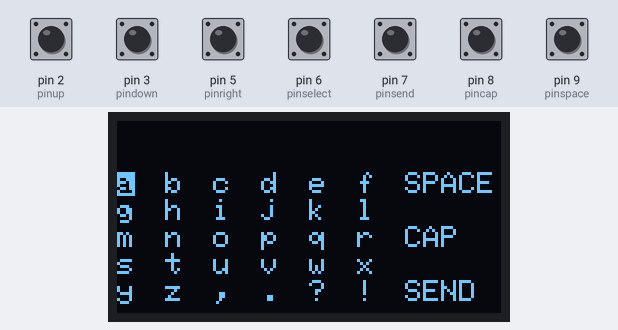
Recording of a sketch running on a simulated Arduino Uno, built with avr-gcc and run on an emulated ATmega328P. Parts: 128×64 one-colour display. The test bench sets the inputs (shaded band); at power-on: pin 2 (pinup), pin 3 (pindown), pin 5 (pinright), pin 6 (pinselect), pin 7 (pinsend), pin 8 (pincap), pin 9 (pinspace) HIGH. The display library's start-up logo is not drawn; what the sketch prints to the serial monitor is not drawn.

Above: at 1.2 s.
1.3 s: pin 6 (pinselect) pulled LOW for 1 s
At 2.6 s:
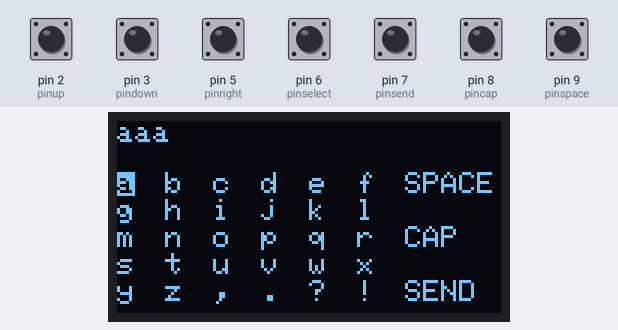
3.8 s: pin 7 (pinsend) pulled LOW for 0.15 s
At 4.14 s:
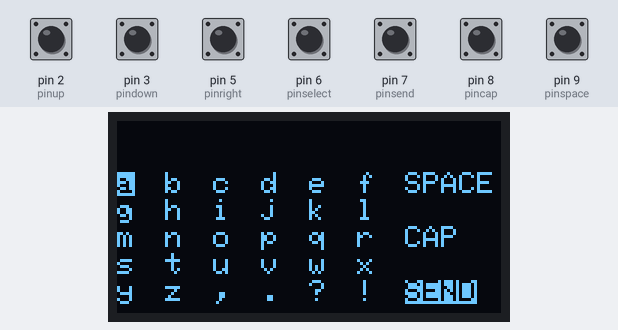
5.6 s: pin 9 (pinspace) pulled LOW for 1 s
At 7.5 s:
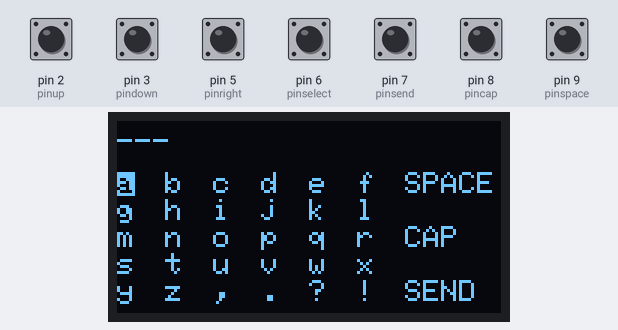
8.1 s: pin 6 (pinselect) pulled LOW for 0.15 s
9.9 s: pin 3 (pindown) pulled LOW for 0.15 s
At 10.6 s:
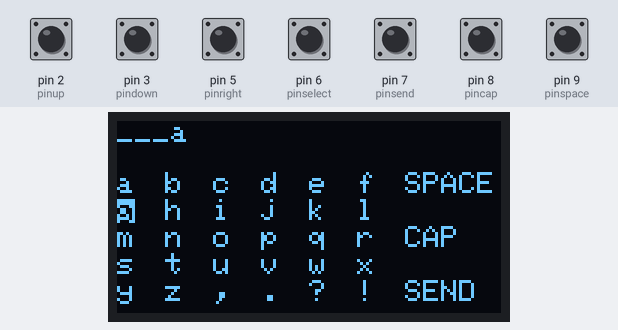
11.7 s: pin 5 (pinright) pulled LOW for 0.15 s
At 13.3 s:
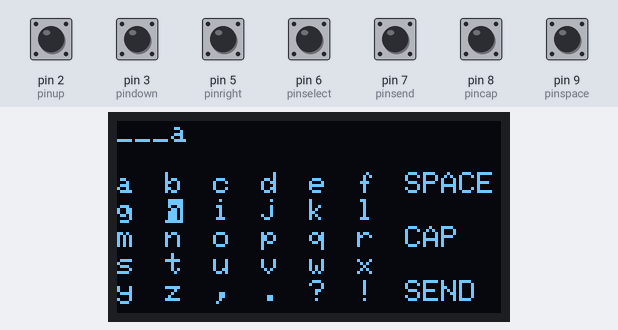
Timing chart, 0 to 14.5 s (numbered marks = the images above; inputs shaded):
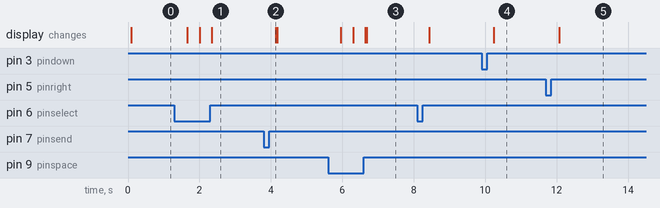

Measured:
- after the input at 1.3 s, the display: first changes after 0.36 s (image 1 shows a later state)
- after the input at 3.8 s, the display: changes after 0.34 s (image 2)
- after the input at 5.6 s, the display: first changes after 0.36 s (image 3 shows a later state)
- after the input at 9.9 s, the display: changes after 0.33 s (image 4)
- after the input at 11.7 s, the display: changes after 0.37 s (image 5)

The sketch:

Send_code_for_textingv2.ino
```cpp
#include <SoftwareSerial.h>
#include <SPI.h>
#include <Wire.h>
#include <Adafruit_GFX.h>
#include <Adafruit_SSD1306.h>

#define OLED_RESET 4
Adafruit_SSD1306 display(OLED_RESET);

#define NUMFLAKES 10
#define XPOS 0
#define YPOS 1
#define DELTAY 2

const byte HC12RxdPin = 12;                  // Recieve Pin on HC12
const byte HC12TxdPin = 13;                  // Transmit Pin on HC12
SoftwareSerial HC12(HC12TxdPin,HC12RxdPin); // Create Software Serial Port

//chars for use
char chars[58] = "abcdefghijklmnopqrstuvwxyzABCDEFGHIJKLMNOPQRSTUVWXYZ,.?!";
// Pins for use and thier use
int pinup = 2;
int pindown = 3;
int pinleft = 4;
int pinright = 5;
int pinselect = 6;
int pinsend = 7;
int pincap = 8;
int pinspace = 9;
int pinswitch = 10;
//the X Y Axies
int x = 0;
int y = 0;
//calling out message as a string
String message;
//ints to make the letters stand out
int a,b,c,d,e,f,g,h,I,j,k,l,m,n,o,p,q,r,s,t,u,v,w,X,Y,z,comma,period,question,exc,space,cap,snd;
//int for the switch button
int i = 1;


void setup() {
  Serial.begin(9600);
  HC12.begin(9600);
  digitalWrite(pinup, HIGH);
  digitalWrite(pindown, HIGH);
  digitalWrite(pinleft, HIGH);
  digitalWrite(pinright, HIGH);
  digitalWrite(pinselect, HIGH);
  digitalWrite(pinsend, HIGH);
  digitalWrite(pincap, HIGH);
  digitalWrite(pinspace,HIGH);
  digitalWrite(pinswitch,HIGH);
  message = String("");
  display.begin(SSD1306_SWITCHCAPVCC, 0x3C);  // initialize with the I2C addr 0x3D (for the 128x64)
  display.display();
  display.clearDisplay();
}
void loop(){

//Button callout
 int buttonup = digitalRead(pinup);
 int buttondown = digitalRead(pindown);
 int buttonleft = digitalRead(pinleft);
 int buttonright = digitalRead(pinright);
 int buttonselect = digitalRead(pinselect);
 int buttonsend = digitalRead(pinsend);
 int buttoncap = digitalRead(pincap);
 int buttonspace = digitalRead(pinspace);
/////////////////////////////////////////////////////////////////////////////////
//Char variables
 int charnum;
 int capchar = 0;
/////////////////////////////////////////////////////////////////////////////////
//CAP button callout
 if(buttoncap == LOW){
  capchar = 26;
  cap = BLACK;
 }
 else{
  capchar = 0;
  cap = WHITE;
 }
/////////////////////////////////////////////////////////////////////////////////
//The XY button controllers
 if(buttonup == LOW){
  y--;
   if(y < 0){
     y++;
    }
  //Serial.print("x=");
  //Serial.println(x);
  delay(300);
 }
  if(buttondown == LOW){
  y++;
  if(y > 4){
    y--;
  }
  //Serial.print("x=");
  //Serial.println(x);
  delay(300);
 }
  if(buttonright == LOW){
  x++;
  if(x > 5){
    x--;
  }
  //Serial.print("y=");
  //Serial.println(y);
  delay(300);
 }
  if(buttonleft == LOW){
  x--;
  if(x < 0){
    x++;
  }
  //Serial.print("y=");
  //Serial.println();
  delay(300);
 }

/////////////////////////////////////////////////////////////////////////////////
//All the configs for each char
 if((y == 0) && (x == 0)){
  charnum = 0 + capchar;
  a = BLACK;
 }
 else{
  a = WHITE;
 }
  if((y == 0) && (x == 1)){
  charnum = 1 + capchar;
  b = BLACK;
 }
 else{
  b = WHITE;
 }
  if((y == 0) && (x == 2)){
  charnum = 2 + capchar;
  c = BLACK;
 }
 else{
  c = WHITE;
 }
  if((y == 0) && (x == 3)){
  charnum = 3 + capchar;
  d = BLACK;
 }
 else{
  d = WHITE;
 }
  if((y == 0) && (x == 4)){
  charnum = 4 + capchar;
  e = BLACK;
 }
 else{
  e = WHITE;
 }
  if((y == 0) && (x == 5)){
  charnum = 5 + capchar;
  f = BLACK;
 }
 else{
  f = WHITE;
 }
  if((x == 0) && (y == 1)){
  charnum = 6 + capchar;
  g = BLACK;
 }
 else{
  g = WHITE;
 }
  if((x == 1) && (y == 1)){
  charnum = 7 + capchar;
  h = BLACK;
 }
 else{
  h = WHITE;
 }
  if((x == 2) && (y == 1)){
  charnum = 8 + capchar;
  I = BLACK;
 }
 else{
  I = WHITE;
 }
  if((x == 3) && (y == 1)){
  charnum = 9 + capchar;
  j = BLACK;
 }
 else{
  j = WHITE;
 }
  if((x == 4) && (y == 1)){
  charnum = 10 + capchar;
  k = BLACK;
 }
 else{
  k = WHITE;
 }
  if((x == 5) && (y == 1)){
  charnum = 11 + capchar;
  l = BLACK;
 }
 else{
  l = WHITE;
 }
  if((x == 0) && (y == 2)){
  charnum = 12 + capchar;
  m = BLACK;
 }
 else{
  m = WHITE;
 }
  if((x == 1) && (y == 2)){
  charnum = 13 + capchar;
  n = BLACK;
 }
 else{
  n = WHITE;
 }
  if((x == 2) && (y == 2)){
  charnum = 14 + capchar;
  o = BLACK;
 }
 else{
  o = WHITE;
 }
  if((x == 3) && (y == 2)){
  charnum = 15 + capchar;
  p = BLACK;
 }
 else{
  p = WHITE;
 }

  if((x == 4) && (y == 2)){
  charnum = 16 + capchar;
  q = BLACK;
 }
 else{
  q = WHITE;
 }

  if((x == 5) && (y == 2)){
  charnum = 17 + capchar;
  r = BLACK;
 }
 else{
  r = WHITE;
 }

  if((x == 0) && (y == 3)){
  charnum = 18 + capchar;
  s = BLACK;
 }
 else{
  s = WHITE;
 }

  if((x == 1) && (y == 3)){
  charnum = 19 + capchar;
  t = BLACK;
 }
 else{
  t = WHITE;
 }

  if((x == 2) && (y == 3)){
  charnum = 20 + capchar;
  u = BLACK;
 }
 else{
  u = WHITE;
 }

  if((x == 3) && (y == 3)){
  charnum = 21 + capchar;
  v = BLACK;
 }
 else{
  v = WHITE;
 }

  if((x == 4) && (y == 3)){
  charnum = 22 + capchar;
  w = BLACK;
 }
 else{
  w = WHITE;
 }

  if((x == 5) && (y == 3)){
  charnum = 23 + capchar;
  X = BLACK;
 }
 else{
  X = WHITE;
 }

  if((x == 0) && (y == 4)){
  charnum = 24 + capchar;
  Y = BLACK;
 }
 else{
  Y = WHITE;
 }
  if((x == 1) && (y == 4)){
  charnum = 25 + capchar;
  z = BLACK;
 }
 else{
  z = WHITE;
 }

  if((x == 2) && (y == 4)){
  charnum = 52 + capchar;
  comma = BLACK;
 }
 else{
  comma = WHITE;
 }

  if((x == 3) && (y == 4)){
  charnum = 53;
  period = BLACK;
 }
 else{
  period = WHITE;
 }

  if((x == 4) && (y == 4)){
  charnum = 54;
  question = BLACK;
 }
 else{
  question = WHITE;
 }

  if((x == 5) && (y == 4)){
  charnum = 55;
  exc = BLACK;
 }
 else{
  exc = WHITE;
 }

/////////////////////////////////////////////////////////////////////////////////
//SPACE button callout
 if(buttonspace == LOW){
  message += '_';
  space = BLACK;
  delay(300);
 }
 else{
  space = WHITE;
 }

/////////////////////////////////////////////////////////////////////////////////
//Adding all the chars together to make a message
if(buttonselect == LOW){
    Serial.print("your message: ");
    Serial.print(message += chars[charnum]);
    display.setTextSize(1);
    display.setTextColor(WHITE);
    display.setCursor(0,0);
    display.print(message);
    Serial.print(" ");
    Serial.print("x=");
    Serial.print(x);
    Serial.print("y=");
    Serial.println(y);
    delay(300);
  }
/////////////////////////////////////////////////////////////////////////////////

/////////////////////////////////////////////////////////////////////////////////
//Final step in sending the message and reseting the message back to nothing(space)
  if(buttonsend == LOW){
    Serial.print("message sent: ");
    Serial.println(message);
    message = String("");
    snd = BLACK;
    delay(300);
  }
  else{
    snd = WHITE;
  }

  display.setTextSize(1);
  display.setTextColor(space,WHITE);
  display.setCursor(96,17);
  display.println("SPACE");
  display.setTextSize(1);
  display.setTextColor(cap,WHITE);
  display.setCursor(96,35);
  display.println("CAP");
  display.setTextSize(1);
  display.setTextColor(snd,WHITE);
  display.setCursor(96,53);
  display.println("SEND");
  display.setTextColor(a,WHITE);
  display.setCursor(0,17);
  display.println("a");
  display.setTextColor(b,WHITE);
  display.setCursor(16,17);
  display.println("b");
  display.setTextColor(c,WHITE);
  display.setCursor(32,17);
  display.println("c");
  display.setTextColor(d,WHITE);
  display.setCursor(48,17);
  display.println("d");
  display.setTextColor(e,WHITE);
  display.setCursor(64,17);
  display.println("e");
  display.setTextColor(f,WHITE);
  display.setCursor(80,17);
  display.println("f");
  display.setTextColor(g,WHITE);
  display.setCursor(0,26);
  display.println("g");
  display.setTextColor(h,WHITE);
  display.setCursor(16,26);
  display.println("h");
  display.setTextColor(I,WHITE);
  display.setCursor(32,26);
  display.println("i");
  display.setTextColor(j,WHITE);
  display.setCursor(48,26);
  display.println("j");
  display.setTextColor(k,WHITE);
  display.setCursor(64,26);
  display.println("k");
  display.setTextColor(l,WHITE);
  display.setCursor(80,26);
  display.println("l");
  display.setTextColor(m,WHITE);
  display.setCursor(0,35);
  display.println("m");
  display.setTextColor(n,WHITE);
  display.setCursor(16,35);
  display.println("n");
  display.setTextColor(o,WHITE);
  display.setCursor(32,35);
  display.println("o");
  display.setTextColor(p,WHITE);
  display.setCursor(48,35);
  display.println("p");
  display.setTextColor(q,WHITE);
  display.setCursor(64,35);
  display.println("q");
  display.setTextColor(r,WHITE);
  display.setCursor(80,35);
  display.println("r");
  display.setTextColor(s,WHITE);
  display.setCursor(0,44);
  display.println("s");
  display.setTextColor(t,WHITE);
  display.setCursor(16,44);
  display.println("t");
  display.setTextColor(u,WHITE);
  display.setCursor(32,44);
  display.println("u");
  display.setTextColor(v,WHITE);
  display.setCursor(48,44);
  display.println("v");
  display.setTextColor(w,WHITE);
  display.setCursor(64,44);
  display.println("w");
  display.setTextColor(X,WHITE);
  display.setCursor(80,44);
  display.println("x");
  display.setTextColor(Y,WHITE);
  display.setCursor(0,53);
  display.println("y");
  display.setTextColor(z,WHITE);
  display.setCursor(16,53);
  display.println("z");
  display.setTextColor(comma,WHITE);
  display.setCursor(32,53);
  display.println(",");
  display.setTextColor(period,WHITE);
  display.setCursor(48,53);
  display.println(".");
  display.setTextColor(question,WHITE);
  display.setCursor(64,53);
  display.println("?");
  display.setTextColor(exc,WHITE);
  display.setCursor(80,53);
  display.println("!");
  display.setTextColor(WHITE);
  display.setCursor(0,0);
  display.println(message);
  display.display();
  display.clearDisplay();

  delay(10);

}
```
